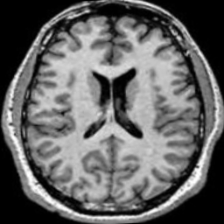
#> input picture trails/h2.png, 224 x 224 px, found by its file name
$ jupyter execute --allow-errors mri_main.ipynb
#> lines starting #> are read from the running program, lines starting #| are printed output that depends on the picture; after the words box and inside, x2 and y2 are one past the last pixel; in counts of white or black regions, pixels touching at a corner belong together
#> in preprocess_mri, img is the input picture: shape (224, 224, 3); min 0, max 255, mean 100.8
[cell 1]
import sys
from pathlib import Path
PROJECT_ROOT = Path.cwd().parent
sys.path.append(str(PROJECT_ROOT))

[cell 2]
import cv2
import numpy as np
import tensorflow as tf
from tensorflow.keras.models import load_model
from tensorflow.keras.applications.efficientnet_v2 import preprocess_input

[cell 3]
MODEL_PATH = PROJECT_ROOT / "models" / "efficientnet_v2_finetuned.h5"
#> (the rest of this cell did not finish here and is left out)

[cell 4]
def crop_brain(image):
    gray = cv2.cvtColor(image, cv2.COLOR_RGB2GRAY)
    gray = cv2.GaussianBlur(gray, (5, 5), 0)
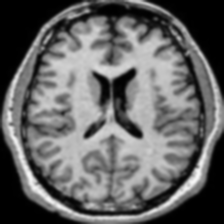
#> gray: shape (224, 224); min 0, max 246, mean 100.9

    thresh = cv2.threshold(gray, 45, 255, cv2.THRESH_BINARY)[1]
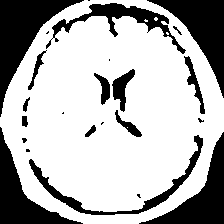
#> thresh: shape (224, 224); 70% white; 24 black regions (9 under 20 px), largest, box (x1, y1, x2, y2) and area: (0, 0, 84, 117) 3171, (147, 0, 224, 98) 2652, (139, 132, 224, 224) 2398
    thresh = cv2.erode(thresh, None, iterations=2)
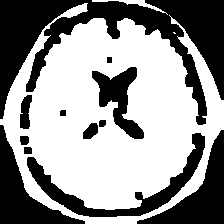
#> thresh: shape (224, 224); 58% white; 12 black regions, largest, box (x1, y1, x2, y2) and area: (0, 0, 224, 125) 10648, (137, 130, 224, 224) 2756, (27, 133, 205, 217) 2732
    thresh = cv2.dilate(thresh, None, iterations=2)
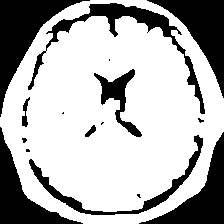
#> thresh: shape (224, 224); 69.4% white; 16 black regions (7 under 20 px)

    contours, _ = cv2.findContours(
        thresh.copy(), cv2.RETR_EXTERNAL, cv2.CHAIN_APPROX_SIMPLE
    )
#> contours = 1 contour; box (x1, y1, x2, y2) and area: (0, 0, 224, 224) 39296

    if len(contours) == 0:
        return image

    c = max(contours, key=cv2.contourArea)
#> c = contour of 339 points, box (x1, y1, x2, y2) (0, 0, 224, 224), area 39296

    x, y, w, h = cv2.boundingRect(c)
#> x = 0; y = 0; w = 224; h = 224

    cropped = image[y:y+h, x:x+w]

    return cropped


# =========================
# 3. PREPROCESS FUNCTION
# =========================
def preprocess_mri(image_path):
    # Read image
    img = cv2.imread(image_path)

    if img is None:
        raise ValueError("Image not found or path incorrect")

    # BGR → RGB
    img = cv2.cvtColor(img, cv2.COLOR_BGR2RGB)

    # Crop brain
    img = crop_brain(img)

    # Resize (MUST match training)
    img = cv2.resize(img, (224, 224))

    # Convert to float32
    img = img.astype(np.float32)

    # EfficientNet preprocessing
    img = preprocess_input(img)

    # Add batch dimension
    img = np.expand_dims(img, axis=0)

    return img


# =========================
# 4. PREDICTION FUNCTION
# =========================
def predict_mri(image_path):
    img = preprocess_mri(image_path)

    pred = model.predict(img)

    print("Raw prediction:", pred)

    # Binary classification
    if pred[0][0] > 0.5:
        return "Healthy"
    else:
        return "Epilepsy detected"

$ run again, with trails/h1.png copied over trails/h2.png
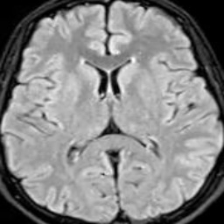
#> input picture trails/h1.png, 224 x 224 px, found by its file name
#> in preprocess_mri, img is the input picture: shape (224, 224, 3); min 0, max 255, mean 132.7
#> in crop_brain, `thresh = cv2.threshold(gray, 45, 255, cv2.THRESH_BINARY)[1]`:
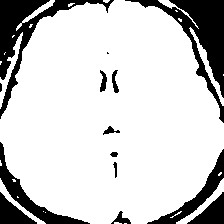
#> thresh: shape (224, 224); 80.8% white; 14 black regions (2 under 20 px), largest, box (x1, y1, x2, y2) and area: (125, 0, 224, 123) 3129, (0, 0, 114, 119) 2684, (0, 142, 90, 224) 1191
#> in crop_brain, `thresh = cv2.dilate(thresh, None, iterations=2)`:
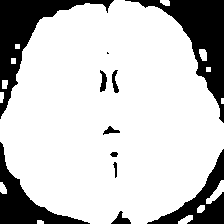
#> thresh: shape (224, 224); 78.4% white; 11 black regions (1 under 20 px)
#> contours = 14 contours, 4 with area under 20; largest, box (x1, y1, x2, y2) and area: (0, 0, 224, 224) 38596, (206, 180, 224, 204) 144, (178, 215, 193, 224) 66, (199, 49, 207, 61) 62, (0, 182, 7, 194) 49
#> c = contour of 317 points, box (x1, y1, x2, y2) (0, 0, 224, 224), area 38596
#> x = 0; w = 224

$ run again, with trails/e1 (1).png copied over trails/h2.png
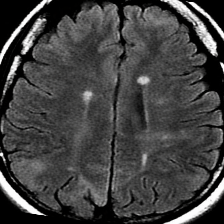
#> input picture trails/e1 (1).png, 224 x 224 px, found by its file name
#> in preprocess_mri, img is the input picture: shape (224, 224, 3); mean B, G, R 65.7, 65.9, 66.1
#> in crop_brain, `thresh = cv2.dilate(thresh, None, iterations=2)`:
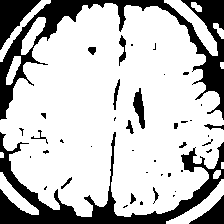
#> thresh: shape (224, 224); 75.8% white; 44 black regions (26 under 20 px)
#> contours = 13 contours, 3 with area under 20; largest, box (x1, y1, x2, y2) and area: (0, 3, 224, 217) 34920, (164, 0, 218, 56) 714, (166, 179, 224, 224) 620, (0, 172, 39, 215) 479, (0, 0, 51, 62) 400
#> c = contour of 569 points, box (x1, y1, x2, y2) (0, 3, 224, 217), area 34920
#> x = 0; y = 3; w = 224; h = 214
#> in preprocess_mri, `img = cv2.resize(img, (224, 224))`:
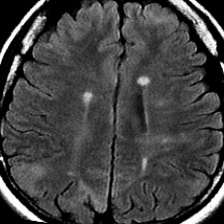
#> img: shape (224, 224, 3); mean R, G, B 67.8, 67.7, 67.4

$ run again, with trails/e1 (2).png copied over trails/h2.png
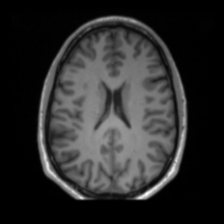
#> input picture trails/e1 (2).png, 224 x 224 px, found by its file name
#> in preprocess_mri, img is the input picture: shape (224, 224, 3); min 0, max 255, mean 43.4
#> in crop_brain, `thresh = cv2.dilate(thresh, None, iterations=2)`:
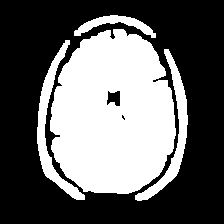
#> thresh: shape (224, 224); 39.7% white; 4 white regions
#> contours = 4 contours; box (x1, y1, x2, y2) and area: (50, 29, 176, 194) 16096, (37, 40, 85, 200) 1397, (135, 49, 188, 201) 1334, (74, 15, 156, 38) 578
#> c = contour of 230 points, box (x1, y1, x2, y2) (50, 29, 176, 194), area 16096
#> x = 50; y = 29; w = 126; h = 165
#> in preprocess_mri, `img = cv2.resize(img, (224, 224))`:
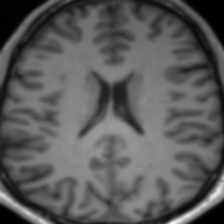
#> img: shape (224, 224, 3); min 0, max 251, mean 90.4
